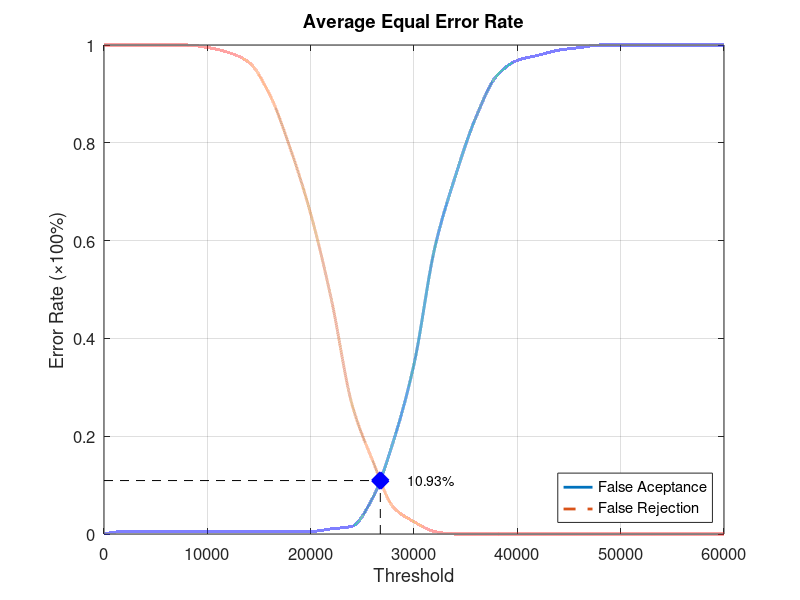
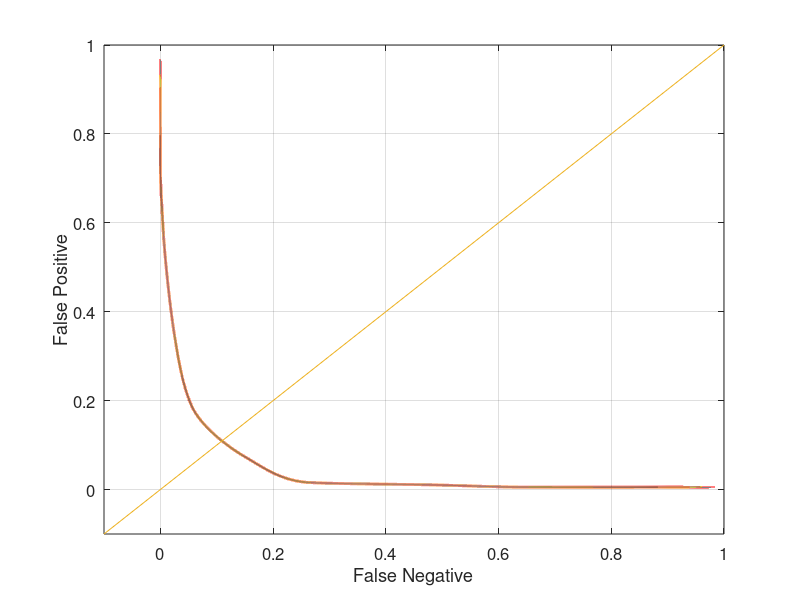

These charts were generated, in order, by the following MATLAB code:
function yEER = Database4_3
close all;
clear;
clc;
x = 0:2000:60000;
xq = 0:0.5:60000;

y0 = [0 0.00526316 0.00526316 0.00526316 0.00526316 0.00526316 0.00526316 0.00526316 0.00526316 0.00526316 0.00526316 0.0105263 0.0157895 0.0736842 0.189474 0.347368 0.584211 0.731579 0.852632 0.936842 0.968421 0.978947 0.989474 0.994737 1 1 1 1 1 1 1];
yy0 = interp1(x, y0, xq, 'pchip');
y1 = [1 1 1 1 1 0.995 0.985 0.965 0.9 0.79 0.655 0.48 0.265 0.15 0.055 0.025 0.005 0 0 0 0 0 0 0 0 0 0 0 0 0 0];
yy1 = interp1(x, y1, xq, 'pchip');

% Calculating EER: 
y2 = abs(y0 - y1);
find(y2 == min(y2))
yy2 = abs(yy0 - yy1);
xEER = find(yy2 == min(yy2));
xEERIndex = xq(xEER) % X-axis EER
yEER = yy0(xEER) % Y-axis EER

main = figure
plot(xq, yy0,'-','LineWidth', 2);	hold on
plot(xq, yy1,'--','LineWidth', 2);	hold on
plot([xEERIndex xEERIndex], [0 yEER], 'k--');	hold on
plot([0 xEERIndex], [yEER yEER], 'k--');	hold on
plot(xEERIndex, yEER, 'bx', 'LineWidth', 10);	hold on
text(xEERIndex + 10 * xEERIndex / 100, yEER, [num2str(round((10000 * yEER)) / 100) '%'])
legend('False Aceptance', 'False Rejection', 'Location', 'SouthEast')
xlabel('Threshold')
ylabel('Error Rate (\times100%)')
title('Average Equal Error Rate')
set(gca, 'FontSize', 12)
axis([0 60000 0 1])
grid on

print(main, 'Database4_3Main', '-dpng');
FNRxFPR = figure('Color', [1 1 1]);
plot(yy1, yy0, '-', yy1, yy0, 'LineWidth', 2);
hold on
y = -0.1:0.1:1
plot(y, y); 
set(gca, 'FontSize', 12)
xlabel('False Negative')
ylabel('False Positive')
axis([-0.1 1 -0.1 1])
set(gca, 'FontSize', 12)
grid on

print(FNRxFPR, 'Database4_3FNRxFPR','-dpng');
end
